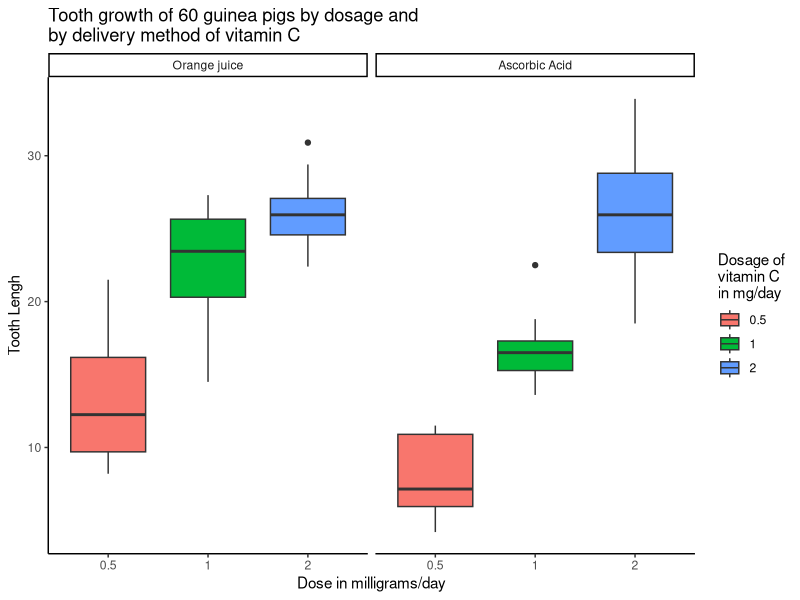

Source code (R):
## ---- chunk 1
knitr::opts_chunk$set(echo = TRUE)
## ---- chunk 2
# set seed for reproducability, set lambda to 0.2, 40 samples, 1000 simulations
set.seed(31)
lambda <- 0.2
n <- 40
simulations <- 1000
## ---- chunk 3
# load the data ToothGrowth
data(ToothGrowth)
# preview the structure of the data
str(ToothGrowth)
# preview first 5 rows of the data
head(ToothGrowth, 5)
# Provide a basic summary of the data.
# data summary
summary(ToothGrowth)
# compare means of the different delivery methods
tapply(ToothGrowth$len,ToothGrowth$supp, mean)
## ---- chunk 4
# plot data graphically
library(ggplot2)
ggplot(ToothGrowth, aes(factor(dose), len, fill = factor(dose))) +
  geom_boxplot() +
  # facet_grid(.~supp)+
  facet_grid(.~supp, labeller = as_labeller(
    c("OJ" = "Orange juice", 
      "VC" = "Ascorbic Acid"))) +
  labs(title = "Tooth growth of 60 guinea pigs by dosage and\nby delivery method of vitamin C",
       x = "Dose in milligrams/day", 
       y = "Tooth Lengh") +
  scale_fill_discrete(name = "Dosage of\nvitamin C\nin mg/day") +
  theme_classic()
## ---- chunk 5
# Use confidence intervals and/or hypothesis tests to compare tooth growth by supp and dose.
# comparison by delivery method for the same dosage
t05 <- t.test(len ~ supp, 
              data = rbind(ToothGrowth[(ToothGrowth$dose == 0.5) & 
                                         (ToothGrowth$supp == "OJ"),],
                           ToothGrowth[(ToothGrowth$dose == 0.5) & 
                                         (ToothGrowth$supp == "VC"),]), 
              var.equal = FALSE)
t1 <- t.test(len ~ supp, 
             data = rbind(ToothGrowth[(ToothGrowth$dose == 1) & 
                                        (ToothGrowth$supp == "OJ"),],
                          ToothGrowth[(ToothGrowth$dose == 1) & 
                                        (ToothGrowth$supp == "VC"),]), 
             var.equal = FALSE)
t2 <- t.test(len ~ supp, 
             data = rbind(ToothGrowth[(ToothGrowth$dose == 2) & 
                                        (ToothGrowth$supp == "OJ"),],
                          ToothGrowth[(ToothGrowth$dose == 2) & 
                                        (ToothGrowth$supp == "VC"),]), 
             var.equal = FALSE)
## ---- chunk 6
summaryBYsupp <- data.frame(
  "p-value" = c(t05$p.value, t1$p.value, t2$p.value),
  "Conf.Low" = c(t05$conf.int[1],t1$conf.int[1], t2$conf.int[1]),
  "Conf.High" = c(t05$conf.int[2],t1$conf.int[2], t2$conf.int[2]),
  row.names = c("Dosage .05","Dosage 1","Dosage 2"))
## ---- chunk 7
# show data table 
summaryBYsupp
